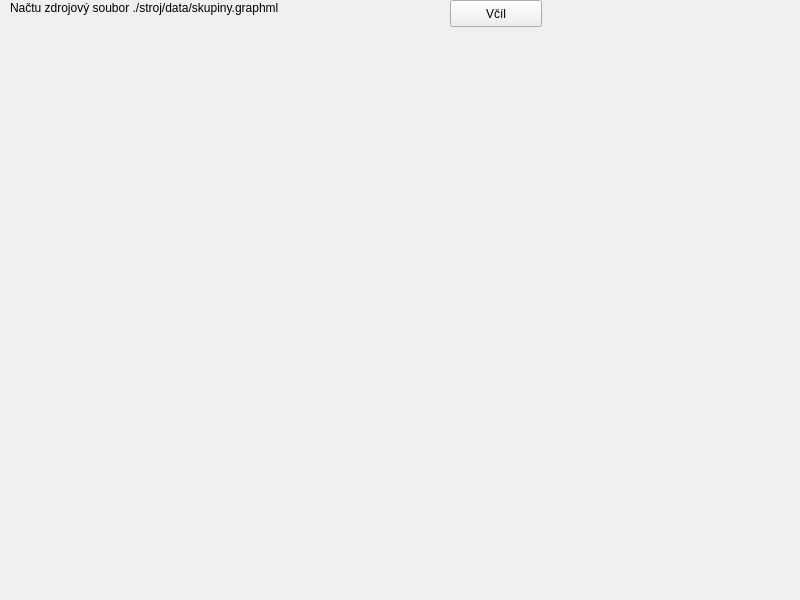
<?xml version="1.0" encoding="UTF-8"?>
<ui version="4.0">
 <class>MainWindow</class>
 <widget class="QMainWindow" name="MainWindow">
  <property name="geometry">
   <rect>
    <x>0</x>
    <y>0</y>
    <width>800</width>
    <height>600</height>
   </rect>
  </property>
  <property name="windowTitle">
   <string>MainWindow</string>
  </property>
  <widget class="QWidget" name="centralWidget">
   <widget class="QPushButton" name="pushButton">
    <property name="geometry">
     <rect>
      <x>450</x>
      <y>0</y>
      <width>92</width>
      <height>27</height>
     </rect>
    </property>
    <property name="text">
     <string>Včíl</string>
    </property>
   </widget>
   <widget class="QLabel" name="label">
    <property name="geometry">
     <rect>
      <x>10</x>
      <y>0</y>
      <width>361</width>
      <height>16</height>
     </rect>
    </property>
    <property name="text">
     <string>Načtu zdrojový soubor ./stroj/data/skupiny.graphml</string>
    </property>
   </widget>
  </widget>
 </widget>
 <resources/>
 <connections/>
</ui>
